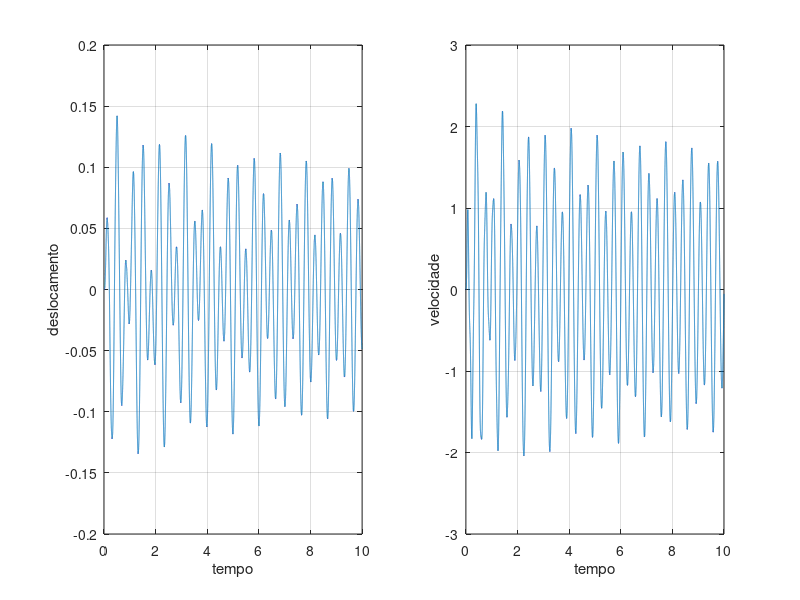
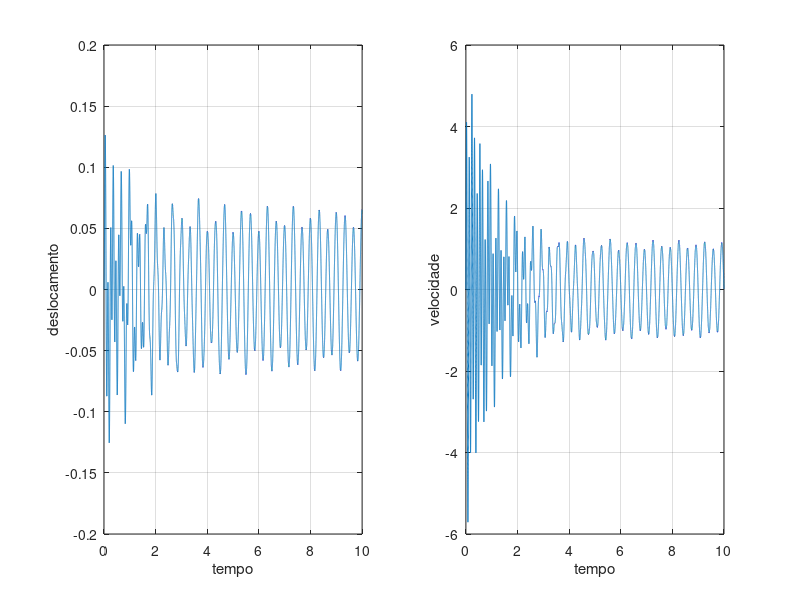
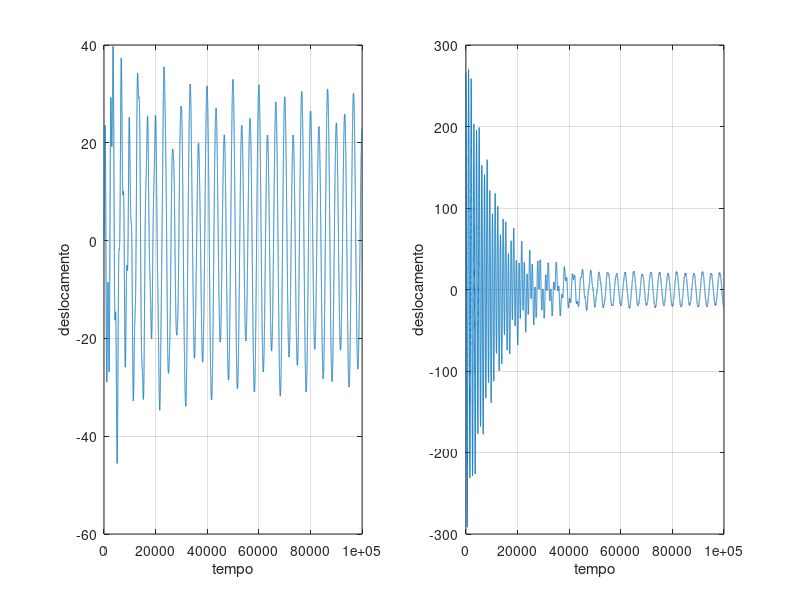

Reproduce these figures in MATLAB, in order.
% Método de Euler
clear all; clc; close all;

m = 30; M = 150; k1 = 30000; k2 = 80000; c1=60;  XB = 0.1; fB = 3; 
x01 = 0;
v01 = 0;
a01 = 0;
x02 = 0;
v02 = 0;
a02 = 0;

wB = 2*pi*fB

Dt = 0.0001;   t0=0;   tf=10;   t=t0:Dt:tf;   NT=length(t);

xB = XB*cos(wB*t);

x1 = zeros(1,NT);  v1 = zeros(1,NT);  a1 = zeros(1,NT);  x1(1,1)=x01;  v1(1,1)=v01;  a1(1,1)=a01;
x2 = zeros(1,NT);  v2 = zeros(1,NT);  a2 = zeros(1,NT);  x2(1,1)=x02;  v2(1,1)=v02;  a2(1,1)=a02;

for i=1:NT-1
ti=t(1,i);

%f1(1,i) = (-k1*(x1-x2) - c1*(v1-v2))/m;
%f2(1,i) = (k1*(x1-x2) + c1*(v1-v2) - k2*(x2-XB))/m;

f1(1,i) = (-k1*(x1(1,i)-x2(1,i)) - c1*(v1(1,i)-v2(1,i)))/M;
f2(1,i) = (k1*(x1(1,i)-x2(1,i)) + c1*(v1(1,i)-v2(1,i)) - k2*(x2(1,i)-xB(1,i)))/m;

x1(1,1+i) = x1(1,i) + v1(1,i) * Dt;
v1(1,i+1) = v1(1,i) + f1(1,i) * Dt;
x2(1,1+i) = x2(1,i) + v2(1,i) * Dt;
v2(1,i+1) = v2(1,i) + f2(1,i) * Dt;



end
%figure(1)
%plot(t,x); grid on; hold on;
%figure(2)
%plot(t,v); grid on; hold on;

%figure(1)
%subplot(1,2,1)
%plot(t,x); grid on; hold on;
%subplot(1,2,2)
%plot(t,v); grid on; hold on;

%figure(1)
%plot(t,xB); grid on;

figure(2)
subplot(1,2,1)
plot(t,x1); grid on;
xlabel('tempo'); ylabel('deslocamento');
subplot(1,2,2)
plot(t,v1); grid on;
xlabel('tempo'); ylabel('velocidade');

figure(3)
subplot(1,2,1)
plot(t,x2); grid on;
xlabel('tempo'); ylabel('deslocamento');
subplot(1,2,2)
plot(t,v2); grid on;
xlabel('tempo'); ylabel('velocidade');

figure(4)
subplot(1,2,1)
plot(t,x2); grid on;
xlabel('tempo'); ylabel('deslocamento');
subplot(1,2,2)
plot(t,v2); grid on;
xlabel('tempo'); ylabel('velocidade');

figure(4)
subplot(1,2,1)
plot(f1); grid on;
xlabel('tempo'); ylabel('deslocamento');
subplot(1,2,2)
plot(f2); grid on;
xlabel('tempo'); ylabel('deslocamento');

% 1 B)
%Calculo XRMS 

%para x

X1RMS = sqrt(sum(x1.^2)/NT)

X2RMS = sqrt(sum(x2.^2)/NT)

%para v

V1RMS = sqrt(sum(v1.^2)/NT)

V2RMS = sqrt(sum(v2.^2)/NT)

%para a

A1RMS = sqrt(sum(f1.^2)/NT)

A2RMS = sqrt(sum(f2.^2)/NT)

% 2 a) Diminuir o valor de XM (RMS) abaixo de 50% de XB

%diminuindo os parametros de M e aumentando o k1, obtemos 50% de XB

% 2 b) Diminuir o valor de f1 abaixo de 30 m/s^2

%diminuindo todos os parametros obtemos 19.58 m/s^2







